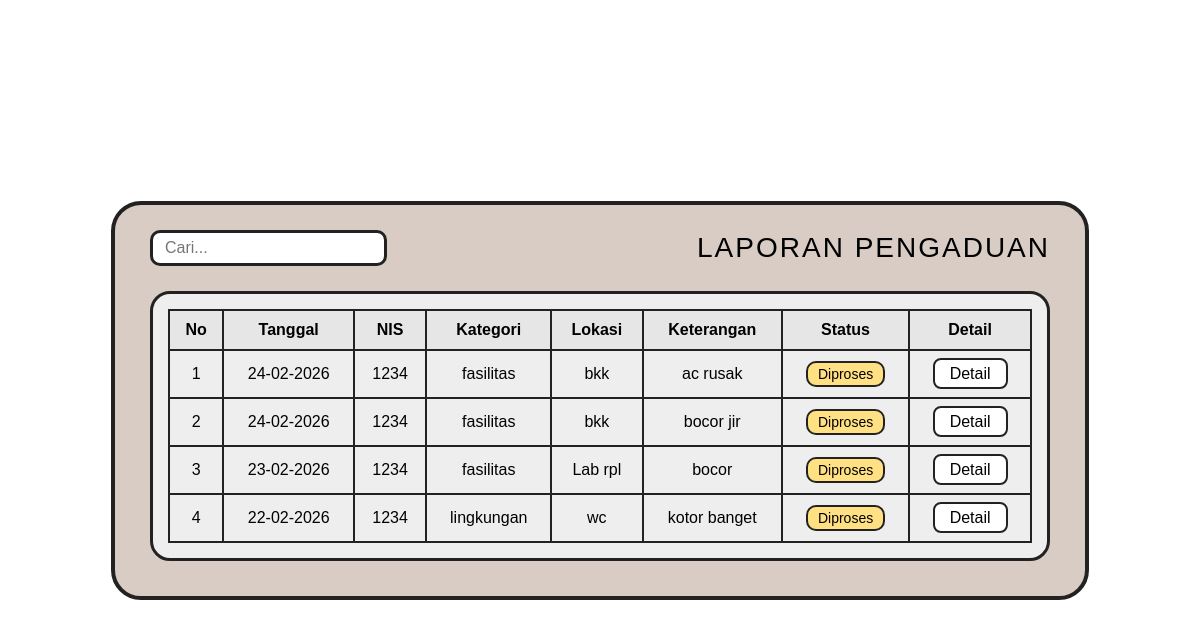
Page /azzhra.ujikom/siswa/data-aspirasi.php on the committed database.
### tables this page shows
CREATE TABLE `input_aspirasi` (
  `id_pelaporan` int(11) NOT NULL,
  `nis` varchar(10) NOT NULL,
  `id_kategori` int(11) NOT NULL,
  `lokasi` varchar(50) NOT NULL,
  `keterangan` varchar(50) NOT NULL,
  `status` enum('menunggu','proses','selesai') NOT NULL,
  `feedback` varchar(50) DEFAULT NULL,
  `tanggal` date NOT NULL
);

CREATE TABLE `kategori` (
  `id_kategori` int(11) NOT NULL,
  `ket_kategori` varchar(30) NOT NULL
);

### azzhra.ujikom/siswa/data-aspirasi.php (the view, shortened to what this page needs)
<?php
$koneksi = mysqli_connect("localhost","root","","ujikom-12rpl2-zibriliant");
$cari = isset($_GET['cari']) ? mysqli_real_escape_string($koneksi, $_GET['cari']) : '';
if($cari != ''){
    $data = mysqli_query($koneksi,"
        SELECT ia.*, k.ket_kategori
        FROM input_aspirasi ia
        LEFT JOIN kategori k ON ia.id_kategori = k.id_kategori
        WHERE ia.id_pelaporan LIKE '%$cari%'
        OR ia.nis LIKE '%$cari%'
        OR k.ket_kategori LIKE '%$cari%'
        OR ia.lokasi LIKE '%$cari%'
        OR ia.keterangan LIKE '%$cari%'
        OR ia.tanggal LIKE '%$cari%'
        ORDER BY ia.tanggal DESC
    ");
} else {
    $data = mysqli_query($koneksi,"
        SELECT ia.*, k.ket_kategori
        FROM input_aspirasi ia
        LEFT JOIN kategori k ON ia.id_kategori = k.id_kategori
        ORDER BY ia.tanggal DESC
    ");
}
?>
<!DOCTYPE html>
<html lang="id">
<head>
</head>
<body>
<div class="container">
<div class="header">
<form method="GET">
<input type="text" name="cari" class="search" placeholder="Cari..." value="<?= $cari ?>">
</form>
<div class="title">LAPORAN PENGADUAN</div>
</div>
<div class="table-box">
<table>
<tr>
<th>No</th>
<th>Tanggal</th>
<th>NIS</th>
<th>Kategori</th>
<th>Lokasi</th>
<th>Keterangan</th>
<th>Status</th>
<th>Detail</th>
</tr>
<?php
$no = 1;
while($row=mysqli_fetch_assoc($data)){
?>
<tr>
<td><?= $no++ ?></td>
<td><?= date('d-m-Y', strtotime($row['tanggal'])) ?></td>
<td><?= $row['nis'] ?></td>
<td><?= $row['ket_kategori'] ?></td>
<td><?= $row['lokasi'] ?></td>
<td><?= $row['keterangan'] ?></td>
<td><span class="status">Diproses</span></td>
<td>
<a href="detail-aspirasi.php?id=<?= $row['id_pelaporan'] ?>" class="detail-btn">Detail</a>
</td>
</tr>
<?php } ?>
</table>
</div>
</div>
</body>
</html>

### azzhra.ujikom/siswa/data-aspirasi.php (style rules this page uses)
body { margin:0; height:100vh; display:flex; justify-content:center; align-items:center; background:#ffffff; font-family:"Comic Sans MS", Arial, sans-serif; }
.container { width:900px; background:#d8ccc4; border:4px solid #222; border-radius:30px; padding:25px 35px 35px; }
.header { display:flex; justify-content:space-between; align-items:center; margin-bottom:25px; }
.title { font-size:28px; letter-spacing:2px; }
.search { border:3px solid #222; border-radius:10px; padding:6px 12px; font-size:16px; }
.table-box { background:#eee; border:3px solid #222; border-radius:20px; padding:15px; }
table { width:100%; border-collapse:collapse; text-align:center; }
th,td { border:2px solid #222; padding:10px; }
th { background:#e6e6e6; }
.status { background:#ffe082; padding:3px 10px; border-radius:10px; border:2px solid #222; display:inline-block; font-size:14px; }
.detail-btn { border:2px solid #222; padding:5px 15px; border-radius:8px; background:#fff; cursor:pointer; text-decoration:none; color:black; }

### rows in the picture
input_aspirasi: tanggal "24-02-2026", nis "1234", id_kategori.ket_kategori "fasilitas", lokasi "bkk", keterangan "ac rusak"
input_aspirasi: tanggal "24-02-2026", nis "1234", id_kategori.ket_kategori "fasilitas", lokasi "bkk", keterangan "bocor jir"
input_aspirasi: tanggal "23-02-2026", nis "1234", id_kategori.ket_kategori "fasilitas", lokasi "Lab rpl", keterangan "bocor"
input_aspirasi: tanggal "22-02-2026", nis "1234", id_kategori.ket_kategori "lingkungan", lokasi "wc", keterangan "kotor banget"
